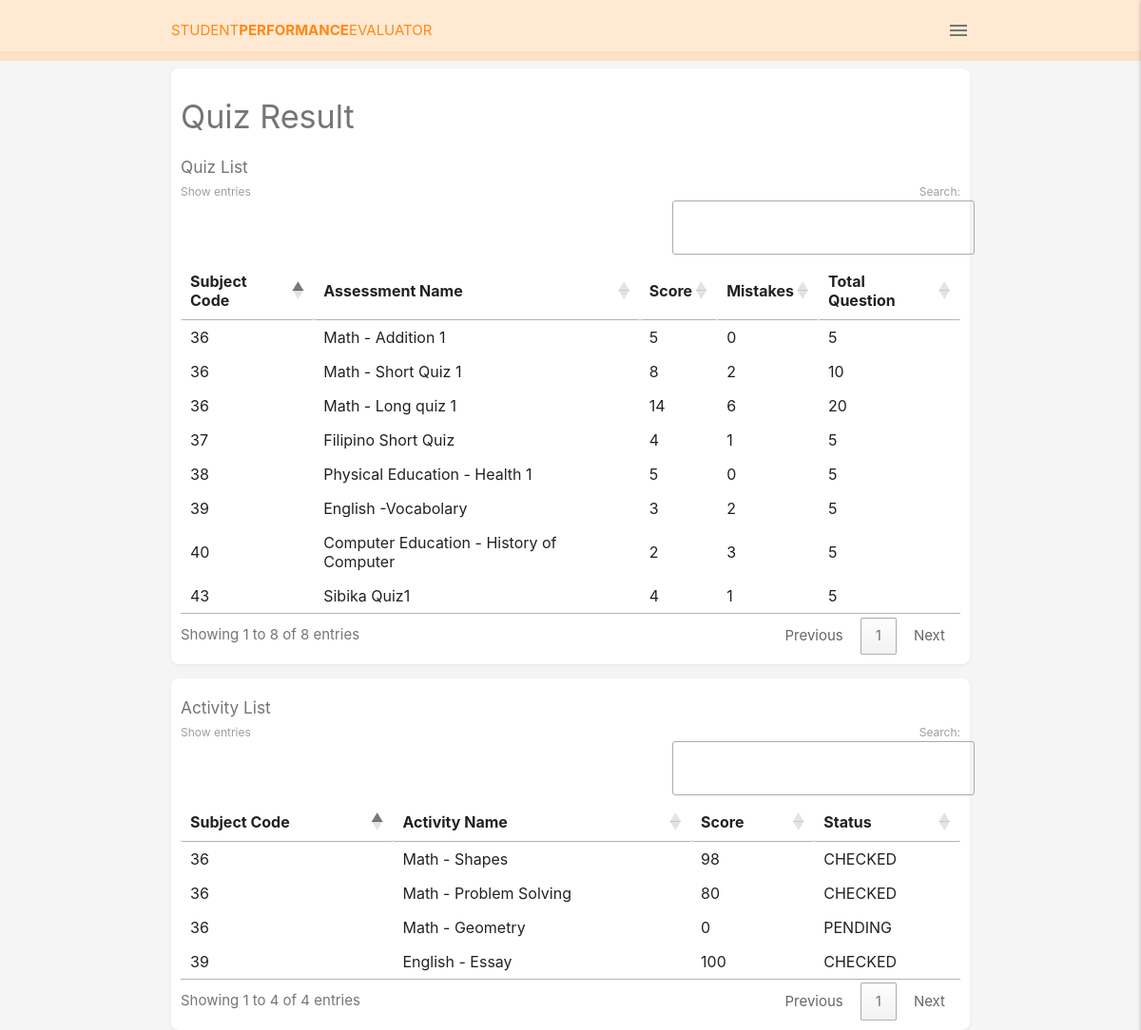
Page /page/result.php (signed in) on the committed database.
### tables this page shows
CREATE TABLE `act_history` (
  `act_his_id` int(10) NOT NULL,
  `fuser_id` int(8) NOT NULL,
  `f_act_id` int(10) NOT NULL,
  `file_name1` text NOT NULL,
  `file_new_name` text NOT NULL,
  `score` int(10) NOT NULL,
  `status1` enum('PENDING','CHECKED','','') NOT NULL DEFAULT 'PENDING'
);

CREATE TABLE `activity` (
  `act_id` int(10) NOT NULL,
  `fr_fac_id` int(11) NOT NULL,
  `fr_sub` int(4) NOT NULL,
  `act_title` varchar(100) NOT NULL,
  `act_d_date` date NOT NULL,
  `status` enum('No instructions','Instruction ready','','') NOT NULL DEFAULT 'No instructions'
);

### page/result.php (the view, shortened to what this page needs)
<html lang="en">
<head>
    <link type="text/css" href="/Student eval/css/materialize.min.css" rel="stylesheet">
    <link type="text/css" href="/Student eval/css/style.css" rel="stylesheet">
		<link rel="stylesheet" type="text/css" href="https://cdn.datatables.net/1.11.3/css/jquery.dataTables.css">
</head>
<body class="grey lighten-4">
  <nav class="z-depth-0">
    <div class="nav-wrapper container">
      <a href="/Student eval/page/home.php">Student<span>Performance</span>Evaluator</a>
      <span class="right grey-text text-darken-1">
        <i class="material-icons sidenav-trigger" data-target="side-menu">menu</i>
      </span>
    </div>
  </nav>
  <div class="recipes container grey-text text-darken-1">
    <div class="card-panel recipe1 white row">
			<div>
				<h4>Quiz Result</h4>
			</div>
			<br>
			<div class="box-table">
					<h6> Quiz List </h6>
						<table  class="responsive-table" id="student-table">
							<thead>
								<tr>
									<th>
									Subject Code
									</th>
									<th>Assessment Name</th>
									<th>Score</th>
									<th>Mistakes</th>
									<th>Total Question</th>
								</tr>
							</thead>
							<tbody>
								<?php
								$conn = OpenCon();
								$sql = "SELECT assessment.f_sub, assessment.ass_name, score, mistakes, assessment.Total_q  FROM history LEFT JOIN assessment ON history.f_ass_id = assessment.ass_id WHERE f_user_id = '$_SESSION[user_id]'";
								$result = $conn->query($sql);
								if ($result->num_rows > 0) {
									while ($row = $result->fetch_assoc()) {
										echo "<tr row_id='" . $row["f_sub"] . "'><td>" . $row["f_sub"] . "</td><td>" . $row["ass_name"] . "</td></td>" . "<td>" . $row["score"] . "</td></td>" . "<td>" . $row["mistakes"] . "</td></td>". "<td>" . $row["Total_q"] . "</td></td>";
									}
									echo "</table";
								} else {
									echo "0 results";
								}
								?>
							</tbody>
				</div>
    </div>
</div>
<div class="recipes container grey-text text-darken-1">
<div class="card-panel recipe1 white row">
			<div class="box-table">
					<h6> Activity List </h6>
						<table  class="responsive-table" id="student-table1">
							<thead>
								<tr>
									<th>
									Subject Code
									</th>
									<th>Activity Name</th>
									<th>Score</th>
									<th>Status</th>
								</tr>
							</thead>
							<tbody>
								<?php
								$conn = OpenCon();
								$sql = "SELECT activity.fr_sub, activity.act_title, score, status1 FROM act_history LEFT JOIN activity ON act_history.f_act_id = activity.act_id WHERE fuser_id = '$_SESSION[user_id]'";
								$result = $conn->query($sql);
								if ($result->num_rows > 0) {
									while ($row1 = $result->fetch_assoc()) {
										echo "<tr row_id='" . $row1["fr_sub"] . "'><td>" . $row1["fr_sub"] . "</td><td>"  . $row1["act_title"] . "</td></td>"."<td>" . $row1["score"] . "</td></td>" . "<td>" . $row1["status1"] . "</td></td>";
									}
									echo "</table";
								} else {
									echo "0 results";
								}
								?>
							</tbody>
				</div>
	</div>
	</div>
</body>
</html>

### css/style.css (style rules this page uses)
body { margin:0; padding: 0; overflow: auto; height: 100%; }
:root { --primary: #FFE9D2; --secondary: #FFE1C4; --title: #FF8816; }
nav { background: var(--primary); border-bottom: 10px solid var(--secondary); }
nav a { text-transform: uppercase; color: var(--title); }
nav a span { font-weight: bold; }
nav .sidenav-trigger { margin: 0; }

### page/result.php (style rules this page uses)
.card-panel.recipe1 { border-radius: 8px; padding: 10px; box-shadow: 0px 1px 3px rgba(90,90,90,0.1); display: grid; grid-template-columns: 2fr; grid-template-rows: 2fr; grid-template-areas: "image details delete"; }

### rows in the picture
act_history: f_act.fr_sub "39", f_act.act_title "English - Essay", score "100", status1 "CHECKED"
act_history: f_act.fr_sub "36", f_act.act_title "Math - Shapes", score "98", status1 "CHECKED"
act_history: f_act.fr_sub "36", f_act.act_title "Math - Problem Solving", score "80", status1 "CHECKED"
act_history: f_act.fr_sub "36", f_act.act_title "Math - Geometry", score "0", status1 "PENDING"

### other values in the picture
$row["f_sub"] "36"
$row["ass_name"] "Math - Addition 1"
$row["score"] "5"
$row["mistakes"] "0"
$row["Total_q"] "5"
$row["ass_name"] "Math - Short Quiz 1"
$row["score"] "8"
$row["mistakes"] "2"
$row["Total_q"] "10"
$row["ass_name"] "Math - Long quiz 1"
$row["score"] "14"
$row["mistakes"] "6"
$row["Total_q"] "20"
$row["f_sub"] "37"
$row["ass_name"] "Filipino Short Quiz"
